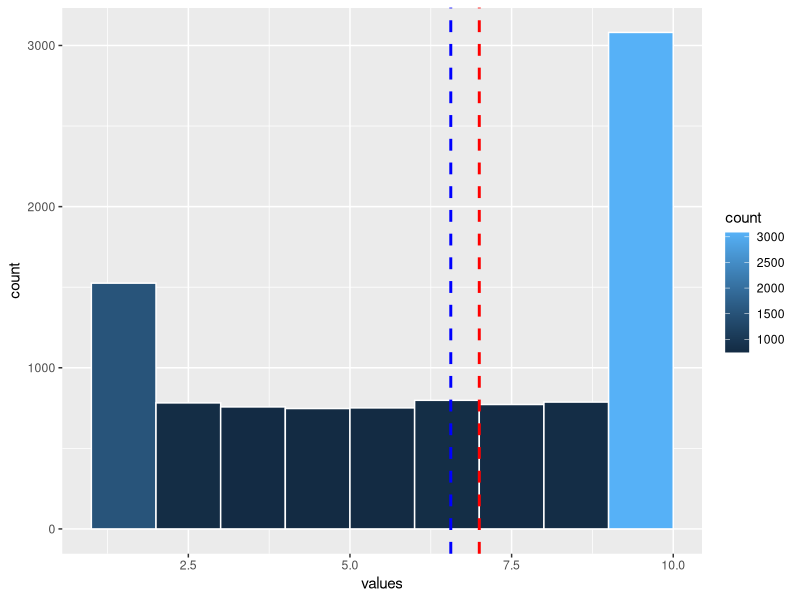
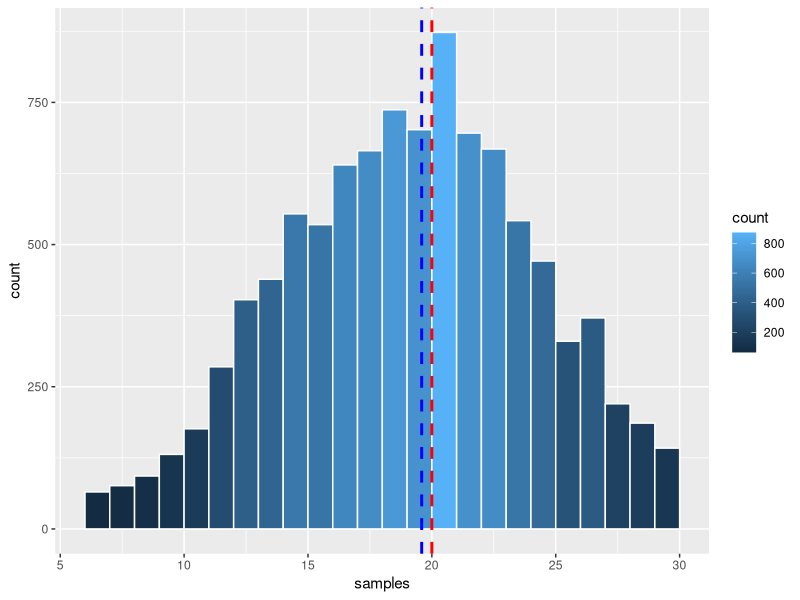

Source code (R) for these figures, in order:
## ---- chunk 1
values <- as.vector(read.csv('values.csv')[,2])
samples <- as.vector(read.csv('samples.csv')[,2])
## ---- chunk 2
#plot histogram w/ mean and median
library(ggplot2)
ggplot() + 
  aes(x=values) + 
  geom_histogram(binwidth = 1, boundary = 2, color = 'white', aes(fill = ..count..)) +
  geom_vline(aes(xintercept=mean(values)),
             color="blue", linetype="dashed", size=1) + 
  geom_vline(aes(xintercept=median(values)),
             color="red", linetype="dashed", size=1)
## ---- chunk 3
#plot 2nd histogram w/ mean and median
ggplot() + 
  aes(x=samples) + 
  geom_histogram(binwidth = 1, boundary = 1, color = 'white', aes(fill = ..count..)) +
  geom_vline(aes(xintercept=mean(samples)),
             color="blue", linetype="dashed", size=1) + 
  geom_vline(aes(xintercept=median(samples)),
             color="red", linetype="dashed", size=1)
## ---- chunk 4
(-1.645*sd(samples)) + mean(samples)
## ---- chunk 5
(1.645*sd(samples)) + mean(samples)
## ---- chunk 6
(20 - mean(samples)) / sd(samples)
